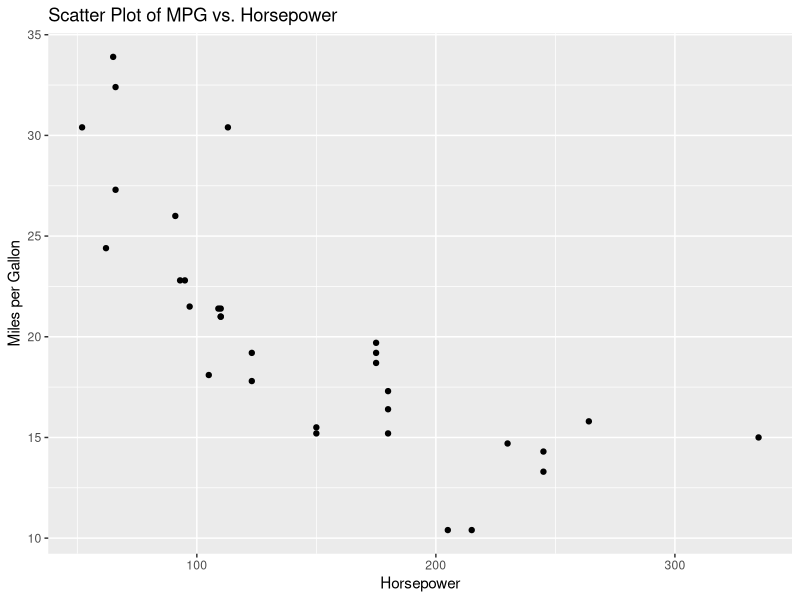
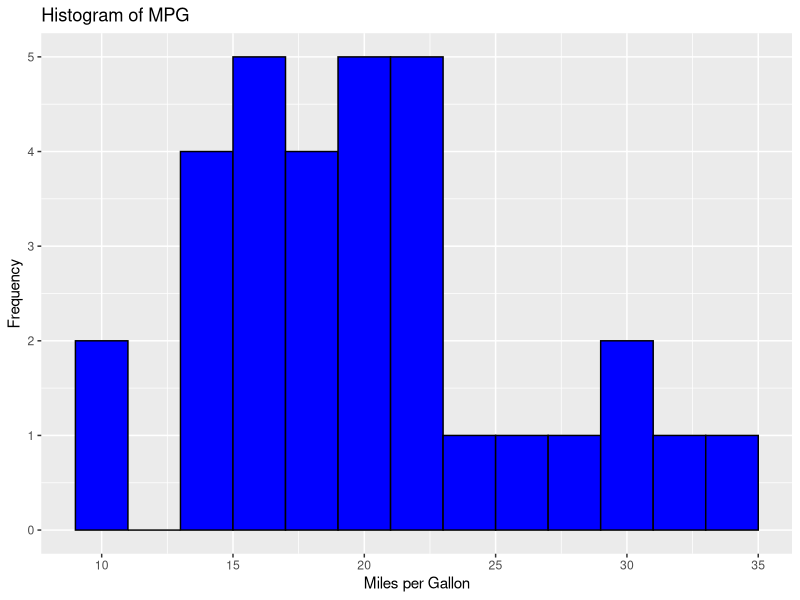
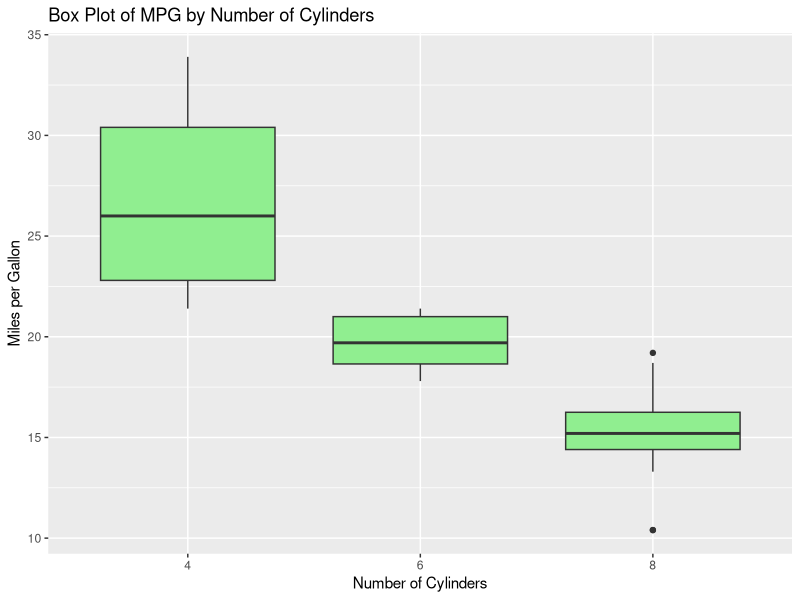
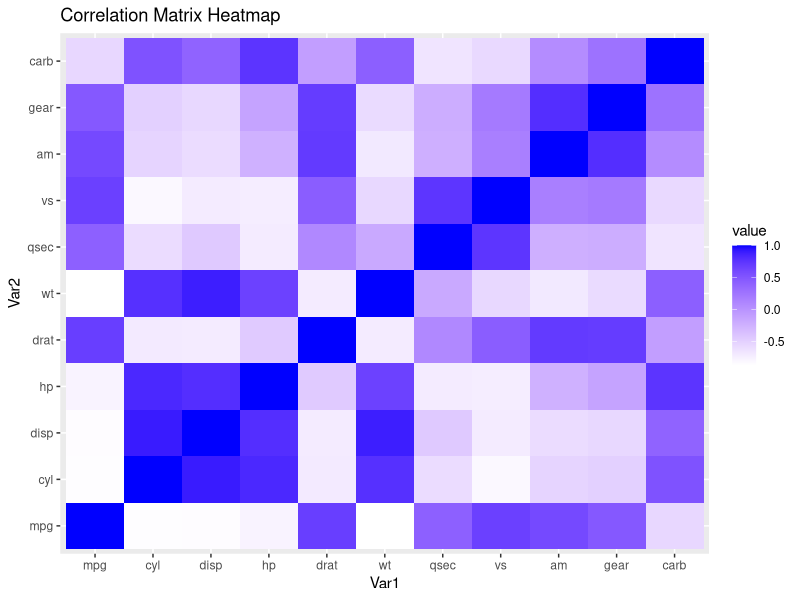

Reproduce these figures in R, in order.
## ---- chunk 1
# Install and load necessary packages
library(ggplot2)

# Load the mtcars dataset
data(mtcars)

# Print the first few rows of the dataset
head(mtcars)

# Summary statistics of the dataset
summary(mtcars)
## ---- chunk 2
# Create a scatter plot of mpg vs. hp
ggplot(mtcars, aes(x = hp, y = mpg)) +
  geom_point() +
  labs(title = "Scatter Plot of MPG vs. Horsepower",
       x = "Horsepower",
       y = "Miles per Gallon")
## ---- chunk 3
# Create a histogram of mpg
ggplot(mtcars, aes(x = mpg)) +
  geom_histogram(binwidth = 2, fill = "blue", color = "black") +
  labs(title = "Histogram of MPG",
       x = "Miles per Gallon",
       y = "Frequency")
## ---- chunk 4
# Create a box plot of mpg by number of cylinders
ggplot(mtcars, aes(x = factor(cyl), y = mpg)) +
  geom_boxplot(fill = "lightgreen") +
  labs(title = "Box Plot of MPG by Number of Cylinders",
       x = "Number of Cylinders",
       y = "Miles per Gallon")
## ---- chunk 5
library(reshape2)
# Create a correlation matrix heatmap
correlation_matrix <- cor(mtcars)
ggplot(data = melt(correlation_matrix), aes(x = Var1, y = Var2, fill = value)) +
  geom_tile() +
  scale_fill_gradient(low = "white", high = "blue") +
  labs(title = "Correlation Matrix Heatmap")
